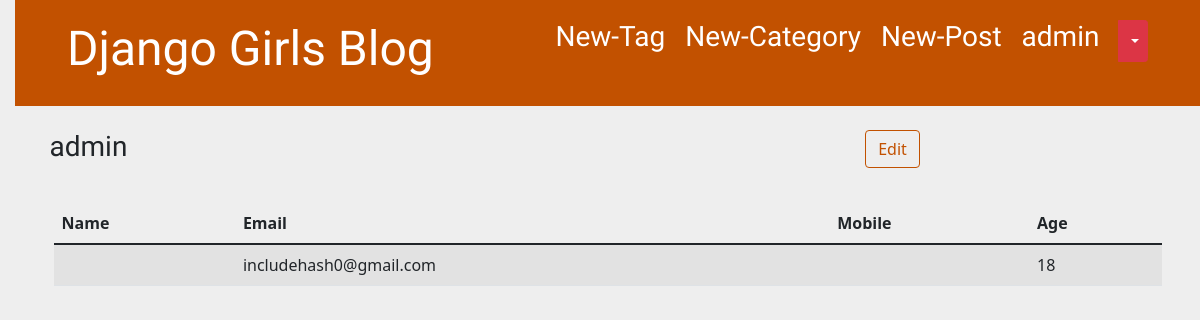
Before: /profile (signed in) with the older database file.
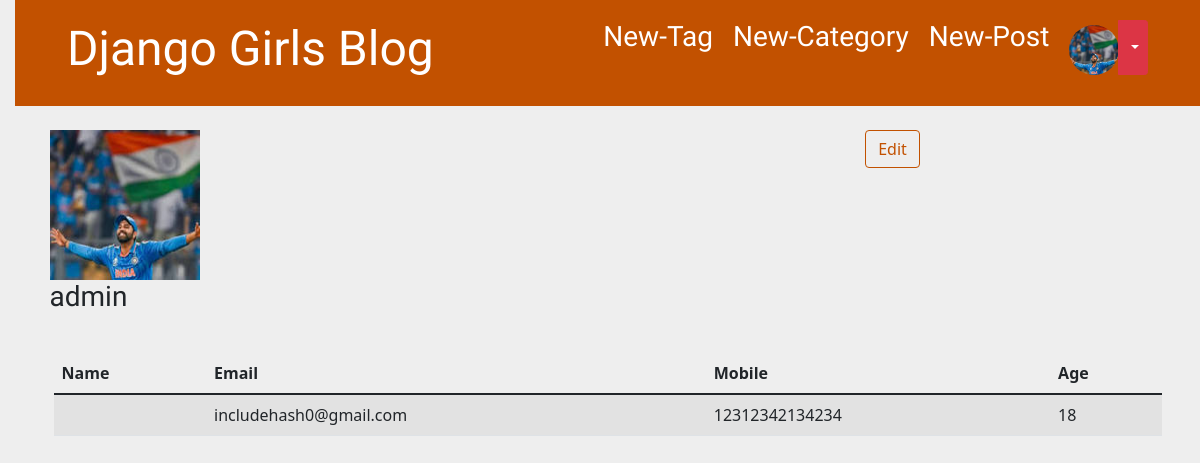
After: the same page with the newer database file.
### blog/models.py (models this page shows)
class User(AbstractUser):
    age = models.IntegerField(default=18)
    mobile = models.IntegerField()
    user_img = models.ImageField(upload_to='image/user_img/')

### blog/views.py (the view)
# urls.py: path('profile', views.profile, name='user-profile'),
def profile(request):
    user = request.user
    return render(request, 'auth/profile.html', {"user": user})

### blog/templates/auth/profile.html
{% extends 'blog/base.html' %}
{% block content %}
    {% if user.is_authenticated %}
    <div class="mt-4">
      <div class="row">
        <div class="col-6">
          {% if user.user_img %}
            <img src="{{ user.user_img.url }}" width = "150" height = "150"  />
            <h3>{{ user.username }}</h3>
          {% else %}
              <h3>{{ user.username }}</h3>
          {% endif %}
        </div>
        <div class="col-6 text-center ">
          <a class="btn btn-secondary" href="{% url 'profile_edit' %}">
            Edit
        </a>
        </div>
      </div>
        <div class="row my-3 p-3">
            <table class="table table-striped">
                <thead>
                  <tr>
                    <th scope="col">Name</th>
                    <th scope="col">Email</th>
                    <th scope="col">Mobile</th>
                    <th scope="col">Age</th>
                  </tr>
                </thead>
                <tbody>
                  <tr>
                    <th scope="row">{{ user.first_name |capfirst }} {{ user.last_name }}</th>
                    <td>{{ user.email }}</td>
                    <td>{{ user.mobile }}</td>
                    <td>{{ user.age }}</td>
                  </tr>
                </tbody>
              </table>
        </div>
    </div>
    {% endif %}
{% endblock %}

### blog/templates/blog/base.html (shortened to what this page needs)
{% load static %}
<!DOCTYPE html>
<html>
    <head>
        <link rel="stylesheet" href="https://cdn.jsdelivr.net/npm/bootstrap@5.1.3/dist/css/bootstrap.min.css">
        <link rel="stylesheet" href="{% static 'css/blog.css' %}">
    </head>
    <body>
        <header class="page-header">
          <div class="container">
            {% if user.is_authenticated %}
                <div class="btn-group top-menu">
                    {% if user.user_img %}
                        <a href="{% url 'user-profile' %}"><img src="{{ user.user_img.url}}" alt="{{ user.name }}" style="border-radius: 50%; height: 50px;width: 50px;"></a>
                    {% else %}
                        <a href="{% url 'user-profile' %}" class="top-menu">
                            <h3>{{ user.username }}</h3>
                        </a>
                    {% endif %}
                    <button type="button" class="btn btn-danger btn-sm dropdown-toggle" data-toggle="dropdown" aria-haspopup="true" aria-expanded="false">
                    </button>
                </div>
                <a href="{% url 'post_new' %}" class="top-menu">
                    <h3>New-Post</h3>
                </a>
                <a href="{% url 'new_category' %}" class="top-menu">
                   <h3> New-Category</h3>
                </a>
                <a href="{% url 'new_tag' %}" class="top-menu">
                    <h3> New-Tag</h3>
                 </a>
            {% else %}
            <a href="{% url 'login_view' %}" class="top-menu">
                Login
            </a>
            {% endif %}
            <h1><a href="/">Django Girls Blog</a></h1>
          </div>
        </header>
        <main class="container">
            <div class="row">
                <div class="col">
                    {% block content %}
                    {% endblock %}
                </div>
            </div>
        </main>
    </body>
</html>

### blog/static/css/blog.css (style rules this page uses)
* { margin:0; padding:0 }
a,a:hover { text-decoration: none; }
body { background-color: #eee!important; }
h1 a, h2 a { color: #C25100; font-family: 'Lobster'; }
body { padding-left: 15px; }
.page-header { background-color: #C25100; margin-top: 0; padding: 20px 20px 20px 40px; }
.page-header h1, .page-header h1 a, .page-header h1 a:visited, .page-header h1 a:active { color: #ffffff; font-size: 36pt; text-decoration: none; }
h1, h2, h3, h4 { font-family: 'Lobster', cursive; }
.top-menu, .top-menu:hover, .top-menu:visited { color: #ffffff; float: right; font-size: 26pt; margin-right: 20px; }
.btn-secondary, .btn-secondary:visited { color: #C25100; background: none; border-color: #C25100; }

Changed rows visible on the page:
changed User "admin": user_img empty → "image/user_img/r1.jpeg" (drawn); user_img: picture added; mobile (not shown) → "12312342134234"; username "admin" → (not shown)
